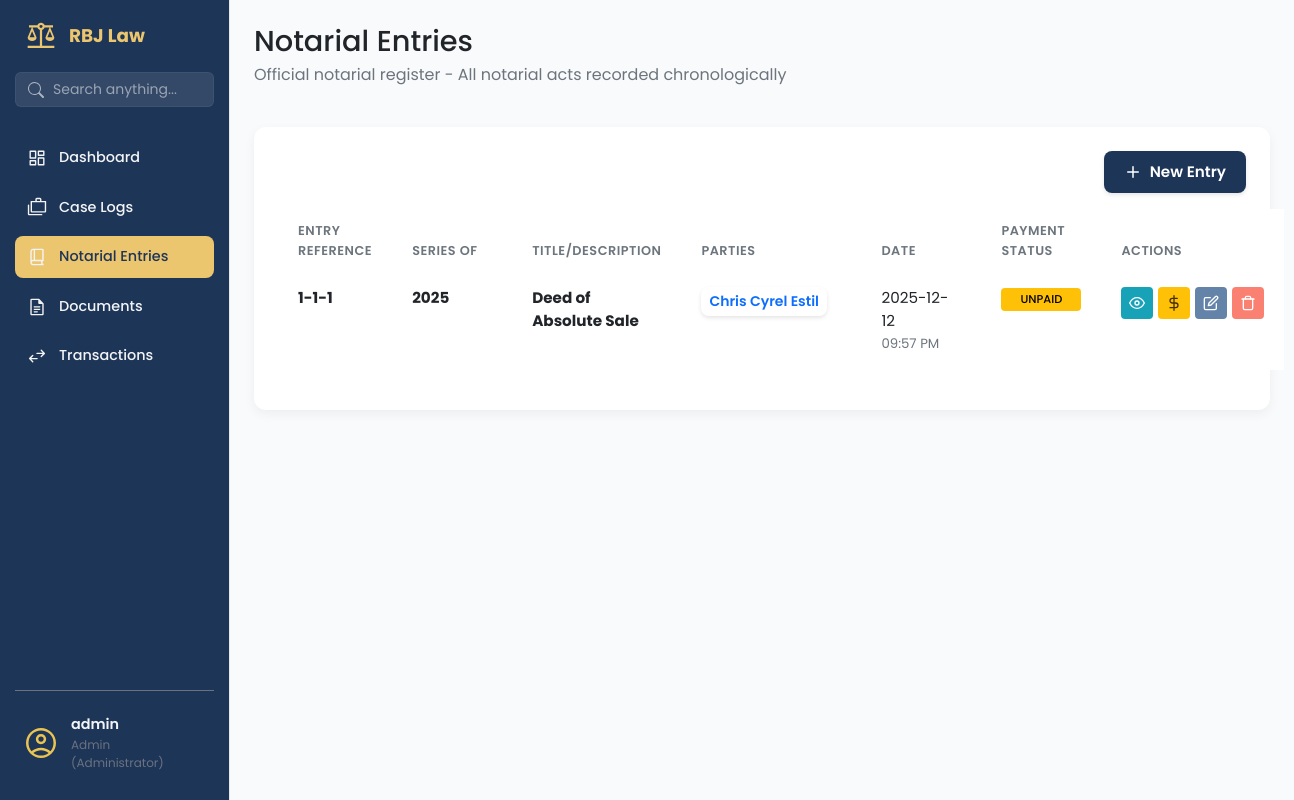
/notarial-entries/ (signed in), run on the app's committed database.
### app/models/user_model.py (models this page shows, shortened)
class User(UserMixin, db.Model):
    __tablename__ = 'users'
    id = db.Column(db.Integer, primary_key=True)
    username = db.Column(db.String(80), unique=True, nullable=False, index=True)
    email = db.Column(db.String(120), unique=True, nullable=False)
    password_hash = db.Column(db.String(128), nullable=False)
    contact_number = db.Column(db.String(20), nullable=True)
    role = db.Column(db.String(50), default='attorney', nullable=False)
    is_active = db.Column(db.Boolean, default=True, nullable=False)
    is_admin = db.Column(db.Boolean, default=False, nullable=False)
    created_at = db.Column(db.DateTime, default=datetime.utcnow)
    updated_at = db.Column(db.DateTime, default=datetime.utcnow, onupdate=datetime.utcnow)

### app/models/notarial_entry_mdl.py (models this page shows, shortened)
class NotarialEntry(db.Model, SoftDeleteMixin):
    __tablename__ = 'notarial_entries'
    id = db.Column(db.Integer, primary_key=True)
    not_entry_num = db.Column(db.String(255), nullable=False)
    not_page_num = db.Column(db.String(255), nullable=False)
    not_book_num = db.Column(db.String(255), nullable=False)
    not_series = db.Column(db.Integer, nullable=False)
    not_title = db.Column(db.String(255), nullable=False)
    not_date = db.Column(db.DateTime, nullable=False, default=lambda: datetime.now(PHT))
    not_type_act = db.Column(db.String(255), nullable=False)
    not_fee = db.Column(Numeric(10, 2), nullable=False)
    not_fee_or = db.Column(db.String(255), nullable=True)
    not_other_place = db.Column(db.String(255), nullable=True)
    not_comp_evidence_id = db.Column(db.String(150), nullable=True)
    transaction_item_id = db.Column(db.Integer, db.ForeignKey('transaction_items.id'), nullable=True)
    transaction_status = db.Column(db.String(50), default='no_transaction')  # no_transaction, unpaid, paid
    transaction_item = db.relationship('TransactionItem',
                                     foreign_keys=[transaction_item_id],
                                     backref='notarial_entries',  # Changed from 'notary_entries'
                                     lazy=True)

class NotarialEntryParty(db.Model):
    __tablename__ = 'notarial_entry_parties'
    id = db.Column(db.Integer, primary_key=True)
    notarial_entry_id = db.Column(db.Integer, db.ForeignKey('notarial_entries.id'), nullable=False)
    party_name = db.Column(db.String(150), nullable=False)
    party_address = db.Column(db.String(150), nullable=False)
    party_id_type = db.Column(db.String(50), nullable=True) # e.g., Passport, Drivers License
    party_id_number = db.Column(db.String(50), nullable=True)
    party_id_expiry = db.Column(db.Date, nullable=True)
    notarial_entry = db.relationship('NotarialEntry', backref='parties', lazy=True)

### app/routes/notarial_entries_routes.py (the view)
@notarial_entries_bp.route('/')
@staff_or_admin_required
@login_required
def notarial_entries_page():
    entries = NotarialEntryService.get_all_entries()
    return render_template('notarial_entries.html', entries=entries, now=datetime.now(PHT))

### app/templates/notarial_entries.html (shortened to what this page needs)
{% extends 'base.html' %}
{% block content %}
<main class="dashboard-content">
    <header class="dashboard-header">
        <div>
            <h1>Notarial Entries </h1>
            <p>Official notarial register - All notarial acts recorded chronologically</p>
        </div>
    </header>
    <section class="content-section">
        <div class="panel-card">
            <div class="dashboard-actions" style="display: flex; justify-content: end; flex-shrink: 0; gap: 50px;">
                <a href="#" class="btn btn-primary" data-bs-toggle="modal" data-bs-target="#entryModal">
                    <svg class="btn-icon-left" xmlns="http://www.w3.org/2000/svg" viewBox="0 0 24 24" fill="none"
                        stroke="currentColor" stroke-width="2" stroke-linecap="round" stroke-linejoin="round">
                        <line x1="12" y1="5" x2="12" y2="19"></line>
                        <line x1="5" y1="12" x2="19" y2="12"></line>
                    </svg>
                    New Entry
                </a>
            </div>
            <div class="table-wrapper">
                <table class="table document-table">
                    <colgroup>
                        <col class="short">
                        <col class="medium">
                        <col class="medium">
                        <col class="long">
                        <col class="medium">
                        <col class="short">
                        <col class="actions">
                    </colgroup>
                    <thead>
                        <tr>
                            <th data-sort-key="entry_ref">Entry Reference</th>
                            <th data-sort-key="series">Series Of</th>
                            <th data-sort-key="title">Title/Description</th>
                            <th data-sort-key="parties">Parties</th>
                            <th>Date</th>
                            <th>Payment Status</th>
                            <th>Actions</th>
                        </tr>
                    </thead>
                    <tbody>
                        {% for entry in entries %}
                        <tr>
                            <td><strong>{{ entry.not_book_num }}-{{ entry.not_page_num }}-{{ entry.not_entry_num
                                    }}</strong></td>
                            <td><strong>{{ entry.not_series }}</strong></td>
                            <td><strong>{{ entry.not_title }}</strong></td>
                            <td>
                                <div class="clickable-list">
                                    <button type="button" class="btn btn-sm btn-outline-primary view-parties-btn">
                                        {% for party in entry.parties %}
                                        {{ party.party_name }}{% if not loop.last %}, {% endif %}
                                        {% endfor %}
                                    </button>
                                </div>
                            </td>
                            <td>
                                <div>{{ entry.not_date.strftime('%Y-%m-%d') }}</div>
                                <small class="text-muted">{{ entry.not_date.strftime('%I:%M %p') }}</small>
                            </td>
                            <td>
                                {% if entry.not_fee_or %}
                                <span class="status-tag status-tag--signed"
                                    title="OR: {{ entry.not_fee_or }}">Paid</span>
                                {% elif entry.transaction_status == 'paid' %}
                                <span class="status-tag status-tag--signed">Paid (No OR)</span>
                                {% else %}
                                <span class="status-tag status-tag--unsigned">Unpaid</span>
                                {% endif %}
                            </td>
                            <td>
                                <div class="action-buttons">
                                    <a href="{{ url_for('notarial_entries.entry_details', entry_id=entry.id) }}"
                                        class="btn-action btn-action--info" title="View Details">
                                        <svg xmlns="http://www.w3.org/2000/svg" width="16" height="16"
                                            viewBox="0 0 24 24" fill="none" stroke="currentColor" stroke-width="2"
                                            stroke-linecap="round" stroke-linejoin="round">
                                            <path d="M1 12s4-8 11-8 11 8 11 8-4 8-11 8-11-8-11-8z"></path>
                                            <circle cx="12" cy="12" r="3"></circle>
                                        </svg>
                                    </a>
                                    {% if entry.transaction_status == 'paid' %}
                                    <span class="btn-action btn-action--success" title="Paid"
                                        style="background-color: #28a745; color: white; border-color: #28a745; cursor: default;">
                                        <svg xmlns="http://www.w3.org/2000/svg" width="16" height="16"
                                            viewBox="0 0 24 24" fill="none" stroke="currentColor" stroke-width="2"
                                            stroke-linecap="round" stroke-linejoin="round">
                                            <polyline points="20 6 9 17 4 12"></polyline>
                                        </svg>
                                    </span>
                                    {% else %}
                                    <button type="button" class="btn-action btn-action--warning"
                                        style="color: rgb(70, 48, 0);" title="Edit"
                                        title="Mark as Paid (₱{{ entry.not_fee }})" data-id="{{ entry.id }}"
                                        data-fee="{{ entry.not_fee }}" data-title="{{ entry.not_title }}"
                                        onclick="openPaymentModal(this.dataset.id, this.dataset.fee, this.dataset.title)">
                                        <svg xmlns="http://www.w3.org/2000/svg" width="16" height="16"
                                            viewBox="0 0 24 24" fill="none" stroke="currentColor" stroke-width="2"
                                            stroke-linecap="round" stroke-linejoin="round">
                                            <line x1="12" y1="1" x2="12" y2="23"></line>
                                            <path d="M17 5H9.5a3.5 3.5 0 0 0 0 7h5a3.5 3.5 0 0 1 0 7H6"></path>
                                        </svg>
                                    </button>
                                    {% endif %}
                                    <a href="#" class="btn-action btn-action--secondary"
                                        style="background-color: rgb(99, 131, 168); color: white;" title="Edit"
                                        data-bs-toggle="modal" data-bs-target="#entryModal"
                                        onclick="loadEntryData('{{ entry.id }}')">
                                    </a>
                                    <form method="POST"
                                        action="{{ url_for('notarial_entries.delete_entry', entry_id=entry.id) }}"
                                        style="display: inline;"
                                        onsubmit="return confirm('Are you sure you want to delete this entry?');">
                                        <button type="submit" class="btn-action btn-action--danger"
                                            style="background-color: salmon; color: white;" title="Delete">
                                        </button>
                                    </form>
                                </div>
                            </td>
                        </tr>
                        {% endfor %}
                    </tbody>
                </table>
            </div>
        </div>
    </section>
</main>
{% endblock content %}

### app/templates/base.html (shortened to what this page needs)
<!DOCTYPE html>
<html lang="en">
<head>
    <link rel="stylesheet" href="{{ url_for('static', filename='vendor/bootstrap/css/bootstrap.min.css') }}">
    <link rel="stylesheet" href="{{ url_for('static', filename='css/main.css') }}">
    <link rel="stylesheet" href="{{ url_for('static', filename='css/sidebar.css') }}">
</head>
<body>
    <aside class="sidebar">
        <div class="sidebar-header">
            <img src="{{ url_for('static', filename='img/scales-of-justice.svg') }}" alt="logo" class="logo-img">
            <h2>RBJ Law</h2>
        </div>
        <div class="sidebar-search">
            <form action="{{ url_for('search.search_page') }}" method="GET">
                <div class="input-group">
                    <span class="input-group-text bg-transparent border-0 pe-0">
                    </span>
                    <input type="text" name="q" class="form-control" placeholder="Search anything..."
                        aria-label="Search" value="{{ request.args.get('q', '') }}">
                </div>
            </form>
        </div>
        <ul class="sidebar-links">
            <li>
                <a href="{{ url_for('dashboard.dashboard_page') }}"
                    class="{{ 'active' if 'dashboard' in request.endpoint else '' }}">
                    <span class="icon-wrapper"><img src="{{ url_for('static', filename='img/dashboard.svg') }}"
                            alt=""></span>
                    Dashboard
                </a>
            </li>
            {% if current_user.is_authenticated and (current_user.is_admin or current_user.role == 'admin') %}
            <li>
                <a href="{{ url_for('case.list_cases') }}" class="{{ 'active' if 'case' in request.endpoint else '' }}">
                    <span class="icon-wrapper"><img src="{{ url_for('static', filename='img/cases.svg') }}"
                            alt=""></span>
                    Case Logs
                </a>
            </li>
            {% endif %}
            {% if current_user.is_authenticated and current_user.role in ['admin', 'staff'] %}
            <li>
                <a href="{{ url_for('notarial_entries.notarial_entries_page') }}"
                    class="{{ 'active' if 'notarial' in request.endpoint else '' }}">
                    <span class="icon-wrapper"><img src="{{ url_for('static', filename='img/book.svg') }}"
                            alt=""></span>
                    Notarial Entries
                </a>
            </li>
            {% endif %}
            {% if current_user.is_authenticated and current_user.role in ['admin', 'staff'] %}
            <li>
                <a href="{{ url_for('documents.documents_page') }}"
                    class="{{ 'active' if 'documents' in request.endpoint else '' }}">
                    <span class="icon-wrapper"><img src="{{ url_for('static', filename='img/documents.svg') }}"
                            alt=""></span>
                    Documents
                </a>
            </li>
            {% endif %}
            {% if current_user.is_authenticated and current_user.role in ['admin', 'staff'] %}
            <li>
                <a href="{{ url_for('transaction.transactions_page') }}"
                    class="{{ 'active' if 'transaction' in request.endpoint else '' }}">
                    <span class="icon-wrapper"><img src="{{ url_for('static', filename='img/transaction.svg') }}"
                            alt=""></span>
                    Transactions
                </a>
            </li>
            {% endif %}
        </ul>
        <div class="sidebar-footer">
            <button class="avatar-btn" id="avatarBtn">
                <img src="{{ url_for('static', filename='img/avatar.svg') }}" alt="User Avatar">
                <div class="user-info">
                    <span class="user-name">
                        {{ current_user.username }}
                    </span>
                    <span class="user-role">
                        {{ current_user.role|title }}
                        {% if current_user.is_admin %} (Administrator){% endif %}
                    </span>
                </div>
            </button>
        </div>
    </aside>
    <div class="page-container">
        {% block content %}
        {% endblock %}
    </div>
</body>
</html>

### data on the page
User: username "admin", role "Admin"
NotarialEntry: not_book_num "1", not_page_num "1", not_entry_num "1", not_series "2025", not_title "Deed of Absolute Sale", not_date "2025-12-12", not_date "09:57 PM", transaction_status "UNPAID"
NotarialEntryParty: party_name "Chris Cyrel Estil"
